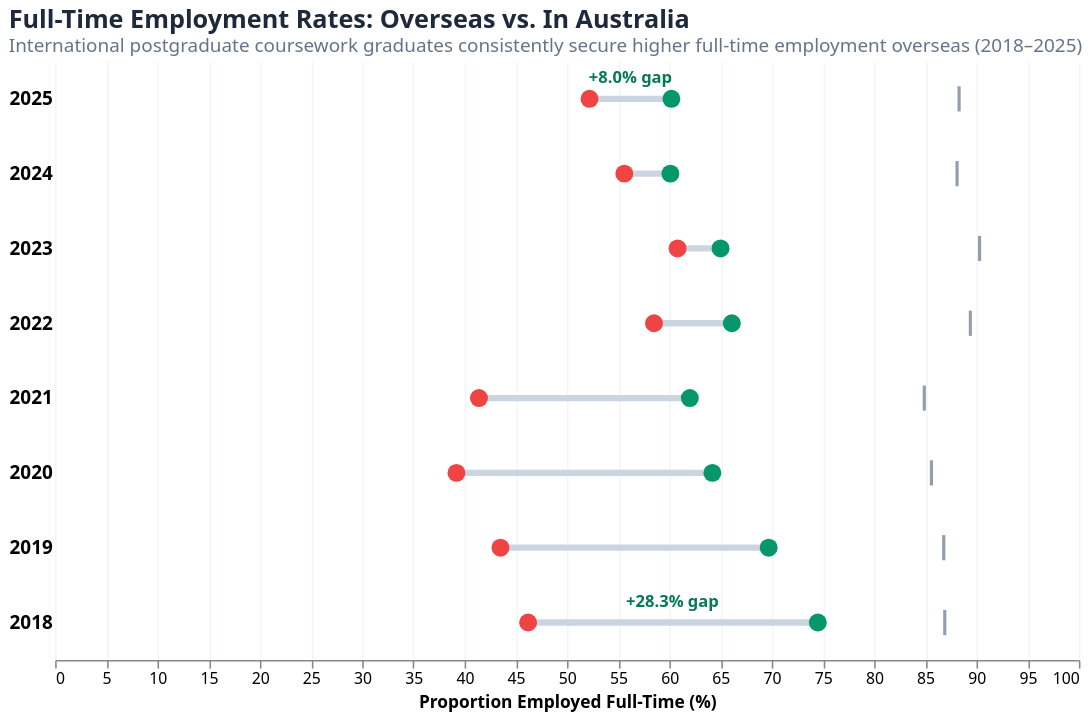

Specify this chart in Vega-Lite:
### Vega-Lite specification from a JSON file in a GitHub repository (floating-point values rounded to 4 significant figures)
{"$schema": "https://vega.github.io/schema/vega-lite/v5.json", "title": {"text": "Full-Time Employment Rates: Overseas vs. In Australia", "subtitle": "International postgraduate coursework graduates consistently secure higher full-time employment overseas (2018–2025)", "fontSize": 16, "subtitleFontSize": 12, "anchor": "start", "color": "#1e293b", "subtitleColor": "#64748b"}, "width": 650, "height": 380, "data": {"values": [{"year": "2018", "in_aus": 46.2, "overseas": 74.5, "domestic": 86.9, "gap": 28.3}, {"year": "2019", "in_aus": 43.5, "overseas": 69.7, "domestic": 86.8, "gap": 26.2}, {"year": "2020", "in_aus": 39.2, "overseas": 64.2, "domestic": 85.6, "gap": 25.0}, {"year": "2021", "in_aus": 41.4, "overseas": 62.0, "domestic": 84.9, "gap": 20.6}, {"year": "2022", "in_aus": 58.5, "overseas": 66.1, "domestic": 89.4, "gap": 7.6}, {"year": "2023", "in_aus": 60.8, "overseas": 65.0, "domestic": 90.3, "gap": 4.2}, {"year": "2024", "in_aus": 55.6, "overseas": 60.1, "domestic": 88.1, "gap": 4.5}, {"year": "2025", "in_aus": 52.2, "overseas": 60.2, "domestic": 88.3, "gap": 8.0}]}, "encoding": {"y": {"field": "year", "type": "ordinal", "title": null, "sort": "descending", "axis": {"domain": false, "ticks": false, "labelFontSize": 12, "labelFontWeight": "bold"}}}, "layer": [{"description": "Connecting line segment between In Australia and Overseas", "mark": {"type": "rule", "color": "#cbd5e1", "strokeWidth": 4, "strokeCap": "round"}, "encoding": {"x": {"field": "in_aus", "type": "quantitative"}, "x2": {"field": "overseas"}}}, {"description": "In Australia Point", "mark": {"type": "circle", "size": 130, "color": "#ef4444", "opacity": 1}, "encoding": {"x": {"field": "in_aus", "type": "quantitative", "title": "Proportion Employed Full-Time (%)", "scale": {"domain": [30, 95]}, "axis": {"grid": true, "gridColor": "#f1f5f9", "format": ".0f"}}, "tooltip": [{"field": "year", "title": "Survey Year"}, {"field": "in_aus", "title": "In Australia (%)", "format": ".1f"}, {"field": "overseas", "title": "Overseas (%)", "format": ".1f"}, {"field": "gap", "title": "Overseas Advantage (% pts)", "format": ".1f"}]}}, {"description": "Overseas Point", "mark": {"type": "circle", "size": 130, "color": "#059669", "opacity": 1}, "encoding": {"x": {"field": "overseas", "type": "quantitative"}, "tooltip": [{"field": "year", "title": "Survey Year"}, {"field": "overseas", "title": "Overseas (%)", "format": ".1f"}, {"field": "in_aus", "title": "In Australia (%)", "format": ".1f"}, {"field": "gap", "title": "Overseas Advantage (% pts)", "format": ".1f"}]}}, {"description": "Domestic Benchmark Point", "mark": {"type": "tick", "color": "#64748b", "thickness": 2, "size": 16}, "encoding": {"x": {"field": "domestic", "type": "quantitative"}, "tooltip": [{"field": "year", "title": "Survey Year"}, {"field": "domestic", "title": "Domestic Benchmark (%)", "format": ".1f"}]}}, {"description": "Annotation on Peak Disparity (2018)", "transform": [{"filter": "datum.year === '2018'"}], "mark": {"type": "text", "text": "+28.3% gap", "dx": 0, "dy": -13, "fontSize": 10.5, "fontWeight": "bold", "color": "#047857"}, "encoding": {"x": {"datum": 60.3}}}, {"description": "Annotation for 2025", "transform": [{"filter": "datum.year === '2025'"}], "mark": {"type": "text", "text": "+8.0% gap", "dx": 0, "dy": -13, "fontSize": 10.5, "fontWeight": "bold", "color": "#047857"}, "encoding": {"x": {"datum": 56.2}}}], "config": {"view": {"stroke": "transparent"}, "font": "system-ui, -apple-system, BlinkMacSystemFont, 'Segoe UI', Roboto, sans-serif"}}
